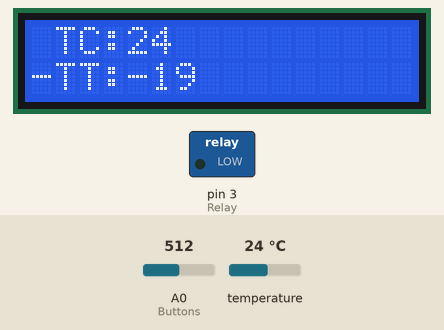
This sketch was run on a simulated Arduino Uno, built with avr-gcc and run on an emulated ATmega328P. On the bench: 16×2 character LCD, switched loads named in the sketch (green lamp = pin HIGH). The test bench sets the inputs (shaded band); at power-on: temperature 24 °C, A0 (Buttons) = 512.

Above: at 7.3 s.
7.4 s: temperature set to 12 °C
At 7.57 s:
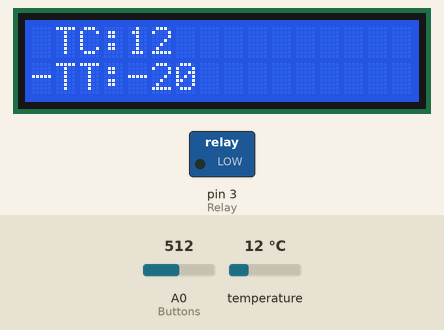
10.1 s: A0 (Buttons) set to 642
13.1 s: A0 (Buttons) set to 668
At 13.51 s:
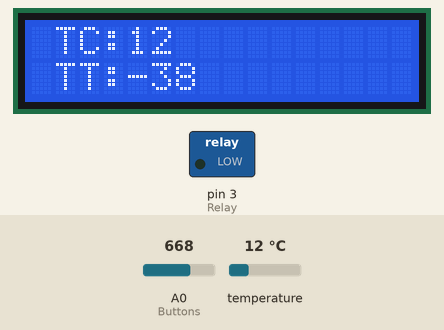
14.9 s: temperature set to 19 °C
At 15.07 s:
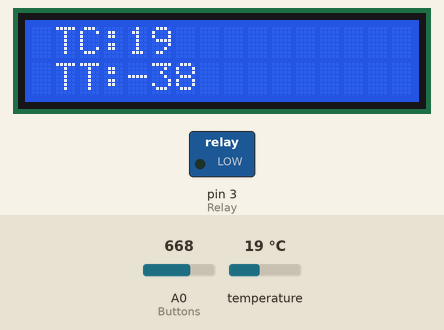
16.4 s: temperature set to 28 °C
At 16.64 s:
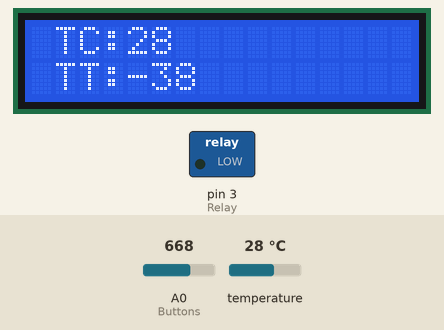
18.0 s: A0 (Buttons) set to 511
At 18.2 s:
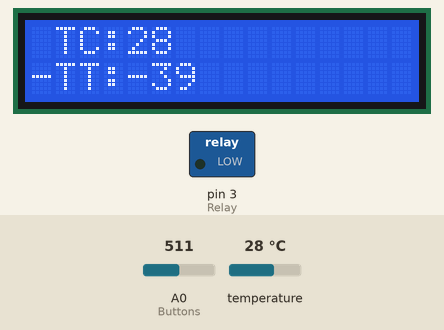

The sketch:

thermostat_lcd.ino
```cpp
#include <OneWire.h>
#include <DallasTemperature.h>
#include <LiquidCrystal.h>
LiquidCrystal lcd(8, 9, 4, 5, 6, 7);

#define Buttons A0
#define Relay 3
#define ONE_WIRE_BUS 2

OneWire oneWire(ONE_WIRE_BUS);

DallasTemperature sensors(&oneWire);

DeviceAddress insideThermometer;

int deviceCount = 0;

// Enable init screen
bool initScreen = true;

// Default values of current and target temperatures
signed int currentTemperature = -10;
signed int targetTemperature = -15;
// Temperature trashold from target. Default: +/-1 degree by Celsius.
int temperatureTrashold = 1;


float resistor1 = 220;
float resistor2 = 900;

int Vbutton = 5;
float Vmax = (5 * resistor1 + 5 * resistor2) / resistor2;

const char *ErrorMessages[4] = {
  "Unknown error   ",
  "TS device error ",
  "TS address error",
  "TS disconnected "
};

void setup() {

  lcd.begin(16, 2);

  if (initScreen) printInitScreen();

  initPins();

  initTSDevice();

  delay(1000);
}

void loop() {
  lcd.clear();
  sensors.requestTemperatures();

  updateTargetTemperature();
  printTargetTemperature();

  getTemperature(insideThermometer);
  printCurrentTemperature();


  delay(200);
}

void initPins() {
  pinMode(Buttons, INPUT);
  pinMode(Relay, OUTPUT);
}

void initTSDevice() {
  sensors.begin();
  printDeviceCount();
  printDeviceState();
  getDeviceAddress();
  printDeviceAddress(insideThermometer);
  sensors.setResolution(insideThermometer, 9);
}

void readButtons() {
  Vbutton = (signed int)analogRead(Buttons) * Vmax / 1024;
}

void updateTargetTemperature() {
  readButtons();

  switch (Vbutton) {
    case 3:
      --targetTemperature;
      lcd.setCursor(0, 1);
      lcd.print("-");
      break;
    case 2:
      ++targetTemperature;
      lcd.setCursor(0, 1);
      lcd.print("+");
      break;
  }
}

void getDeviceAddress(){
  // Error 2: Device adress was not found
  if (!sensors.getAddress(insideThermometer, 0)) {printError(2);}

}

void getTemperature(DeviceAddress deviceAddress)
{
  currentTemperature = sensors.getTempC(deviceAddress);
  if (currentTemperature == DEVICE_DISCONNECTED_C)
  {
    printError(3);
    return;
  }
}

void printInitScreen() {
  lcd.setCursor(0, 0);
  lcd.print("     Fridge     ");
  lcd.setCursor(0, 1);
  lcd.print("   Controller   ");
  delay(2000);
  lcd.clear();  // Clears the display

  lcd.setCursor(0, 0);
  lcd.print("Sergey Bezugliy");
  lcd.setCursor(3, 1);
  lcd.print("codenv.top");
  delay(3000);
  lcd.clear();  // Clears the display
};

void printParameter(char *parameterAbbreviation, int startCol, int Row, int *valueRef) {
  lcd.setCursor(startCol, Row);
  lcd.print(parameterAbbreviation);
  lcd.setCursor(strlen(parameterAbbreviation) + startCol, Row);
  lcd.print(*valueRef);
}

void printCurrentTemperature() {
  // Error 1: Device doesn't work.
  if (currentTemperature == -127) printError(1);
  else printParameter("TC:", 1, 0, &currentTemperature);
}

void printTargetTemperature() {
  printParameter("TT:", 1, 1, &targetTemperature);
}

void printDeviceAddress(DeviceAddress deviceAddress)
{
  if (initScreen) {
    for (uint8_t i = 0; i < 8; i++)
    {
      if (deviceAddress[i] < 16) printParameter("DA:", 9, 0, 0);
      lcd.print(deviceAddress[i]);
    }
  }
}

void printDeviceCount() {
  deviceCount = sensors.getDeviceCount();
  if (initScreen) printParameter("SC:", 1, 0, &deviceCount);
}

void printDeviceState() {
  int ppmState = 0;
  if (sensors.isParasitePowerMode()) ppmState = 1;
  // Parasite power mode off
  if (initScreen) printParameter("PPM:", 1, 0, &ppmState);
}

void printError(int code){
  lcd.clear();
  lcd.setCursor(0, 0);
  lcd.print("Error ");
  lcd.print(code);
  lcd.setCursor(0, 1);
  lcd.print(ErrorMessages[code]);
  delay(10000);
}
```

Measured:
- after the input at 14.9 s, the display: changes after 0.08 s (image 3)
- after the input at 16.4 s, the display: first differs from a run without the input after 0.14 s (image 4)
